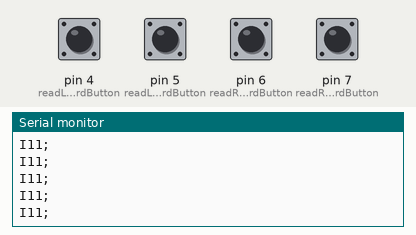
The sketch below on a simulated Arduino Uno, built with avr-gcc and run on an emulated ATmega328P. Shown: the last lines printed to the serial monitor. Inputs (shaded band) come from the test bench; at power-on: pin 4 (readLForwardButton), pin 5 (readLBackwardButton), pin 6 (readRForwardButton), pin 7 (readRBackwardButton) LOW. No radio packets arrive unless stated.

Above: at 1.4 s.
1.5 s: pin 4 (readLForwardButton) pulled HIGH for 0.35 s
At 1.72 s:
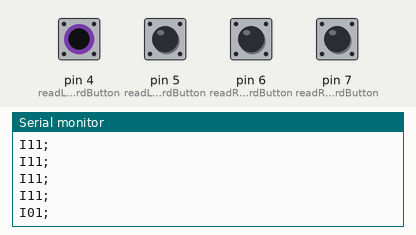
3.3 s: pin 5 (readLBackwardButton) pulled HIGH for 0.35 s
At 3.53 s:
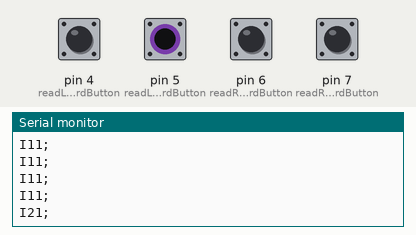
5.1 s: pin 6 (readRForwardButton) pulled HIGH for 0.35 s
At 5.34 s:
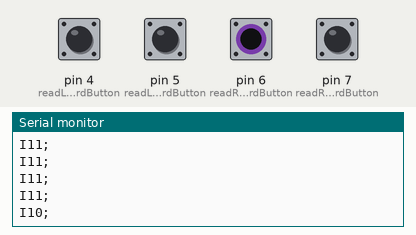
6.9 s: pin 7 (readRBackwardButton) pulled HIGH for 0.35 s
At 7.15 s:
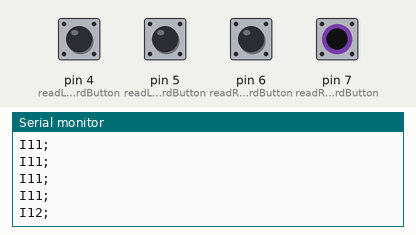
Timing chart, 0 to 9.7 s (numbered marks = the images above; inputs shaded):
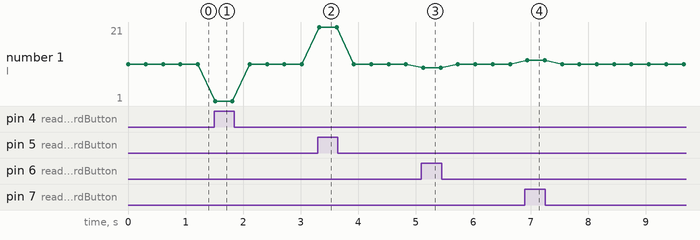

The sketch:

ServerB07.ino
```cpp
#include <SPI.h>
#include "RF24.h"

//0遙控 1互動

RF24 rf24(9, 10); // CE腳, CSN腳
const byte addr[] = "8Node";
byte pipe = 1;  // 指定通道編號
const int readLForwardButton = 4;
const int readLBackwardButton = 5;
const int readRForwardButton = 6;
const int readRBackwardButton = 7;
int ToOtherRight = 1;
int ToOtherLeft = 1;

void setup() {
  Serial.begin(115200);
  rf24.begin();
  rf24.setChannel(106);       // 設定頻道編號
  rf24.openWritingPipe(addr); // 設定通道位址
  rf24.setPALevel(RF24_PA_MAX);   // 設定廣播功率
  rf24.setDataRate(RF24_250KBPS); // 設定傳輸速率
  rf24.stopListening();       // 停止偵聽；設定成發射模式

  pinMode(readLForwardButton, INPUT);
  pinMode(readLBackwardButton, INPUT);
  pinMode(readRForwardButton, INPUT);
  pinMode(readRBackwardButton, INPUT);
}

void loop() {
  ToOtherLeft = directionDetect(readLForwardButton, readLBackwardButton);
  ToOtherRight =  directionDetect(readRForwardButton, readRBackwardButton);
  //  Serial.print("Left:\t");
  //  Serial.print(ToOtherLeft);
  //  Serial.print("\tRight:\t");
  //  Serial.println(ToOtherRight);
  Send(ToOtherLeft, ToOtherRight);
}
void Send(int toLeft, int toRight) {
  char msg[16] = "0";
  msg[0] = 'I'; //互動
  msg[1] = char(toLeft % 10) + '0';
  msg[2] = char(toRight % 10) + '0';
  msg[3] = ';';
  Serial.println(msg);
  rf24.write(&msg, sizeof(msg));
  delay(300);
}
int directionDetect(int F, int B) {
  int direction = 0;    //0後退 1不動 2前進
  int forward = digitalRead(F);
  int backward = digitalRead(B);
  if (forward == 0 && backward == 0) {
    direction = 1;
    //Serial.println("不動");
  }
  else if (forward == 1) {
    direction = 0;
    //Serial.println("前進");
  }
  else if (backward == 1) {
    direction = 2;
    //Serial.println("退後");
  }
  return direction;
}
```

Measured:
- after the input at 1.5 s, the serial monitor: prints a new line at once (image 1)
- after the input at 3.3 s, the serial monitor: prints a new line at once (image 2)
- after the input at 5.1 s, the serial monitor: prints a new line at once (image 3)
- after the input at 6.9 s, the serial monitor: prints a new line at once (image 4)
